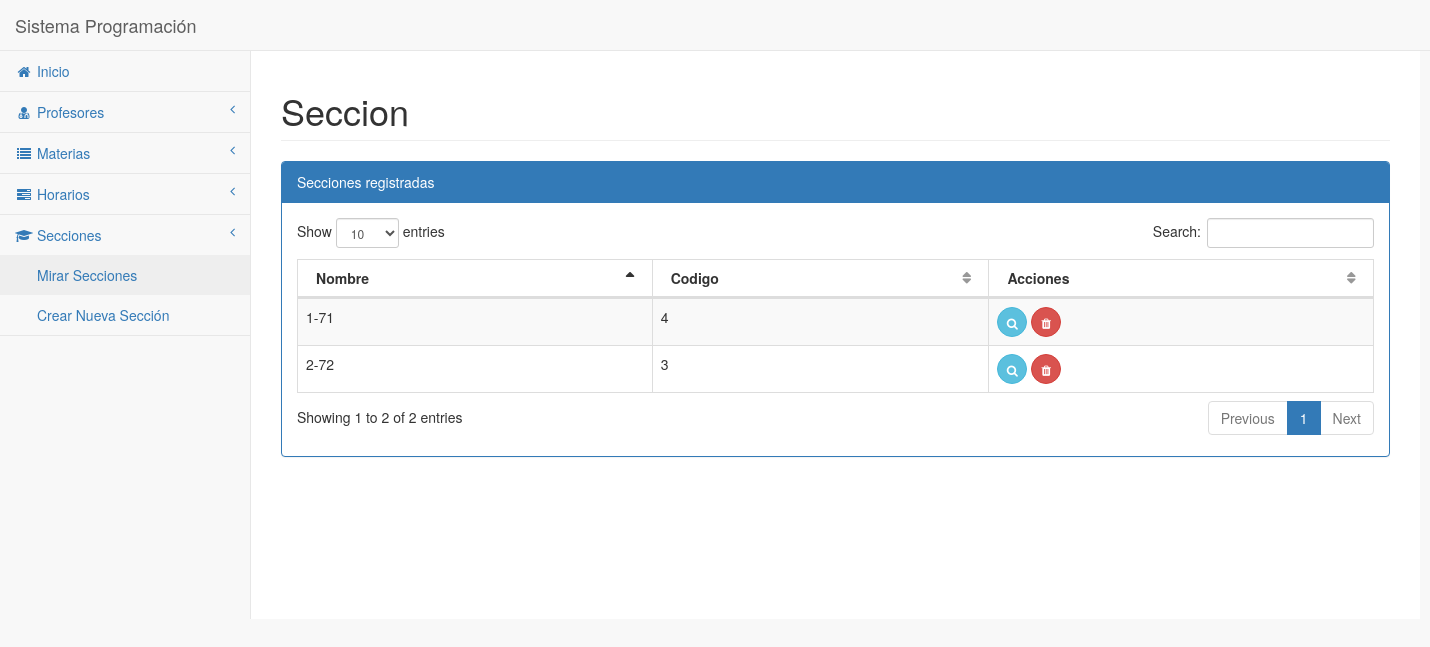
Screenshot of /list_secciones with the database file from the repository.
### PNFI/models.py (models this page shows, shortened)
class Seccion(models.Model):
    Cod_Seccion = models.AutoField(primary_key=True)
    Nombre = models.CharField(max_length=20)

### PNFI/views.py (the view)
# urls.py: path('list_secciones', list_secciones.as_view(), name='list_secciones'),
class list_secciones(ListView):
	model = Seccion
	template_name = "html/list_secciones.html"

### templates/html/list_secciones.html
{% extends 'html/layouts/default.html' %}
{% block content %}
            <div class="row">
                <div class="col-lg-12">
                    <h1 class="page-header">Seccion</h1>
                </div>
            </div>
            <div class="row">
                <div class="col-lg-12">
                    <div class="panel panel-primary">
                        <div class="panel-heading">
                            Secciones registradas
                        </div>
                        <div class="panel-body">
                            <table width="100%" class="table table-striped table-bordered table-hover" id="dataTables-example">
                                <thead>
                                    <tr>
                                        <th>Nombre</th>
                                        <th>Codigo</th>
                                        <th>Acciones</th>
                                    </tr>
                                </thead>
                                <tbody>
									{% if object_list %}
									{% for seccion in object_list %}
                                    <tr class="odd gradeX">
										<td>{{ seccion.Nombre }}</td>
                                        <td>{{ seccion.Cod_Seccion }}</td>
                                       <td>
                                            <a href="{% url 'SeccionUpdate' seccion.Cod_Seccion %}">
                                             <button class="btn btn-circle btn-info">
                                                  <span class="fa fa-search fa-fw"></span>
                                              </button>
                                            </a>
                                             <a type="button" class="btn btn-circle btn-danger" href="{% url 'SeccionDelete'  seccion.Cod_Seccion %}">
                                                 <span class="fa fa-trash fa-fw"></span>
                                             </a>
                                        </td>
                                    </tr>
									{% endfor %}
									{% else %}
									<p>No existen secciones registradas</p>
									{% endif %}
                                </tbody>
                            </table>
                        </div>
                    </div>
                </div>
            </div>
{% endblock %}

### rows the page displays
Seccion: Nombre "2-72", Cod_Seccion "3"
Seccion: Nombre "1-71", Cod_Seccion "4"
